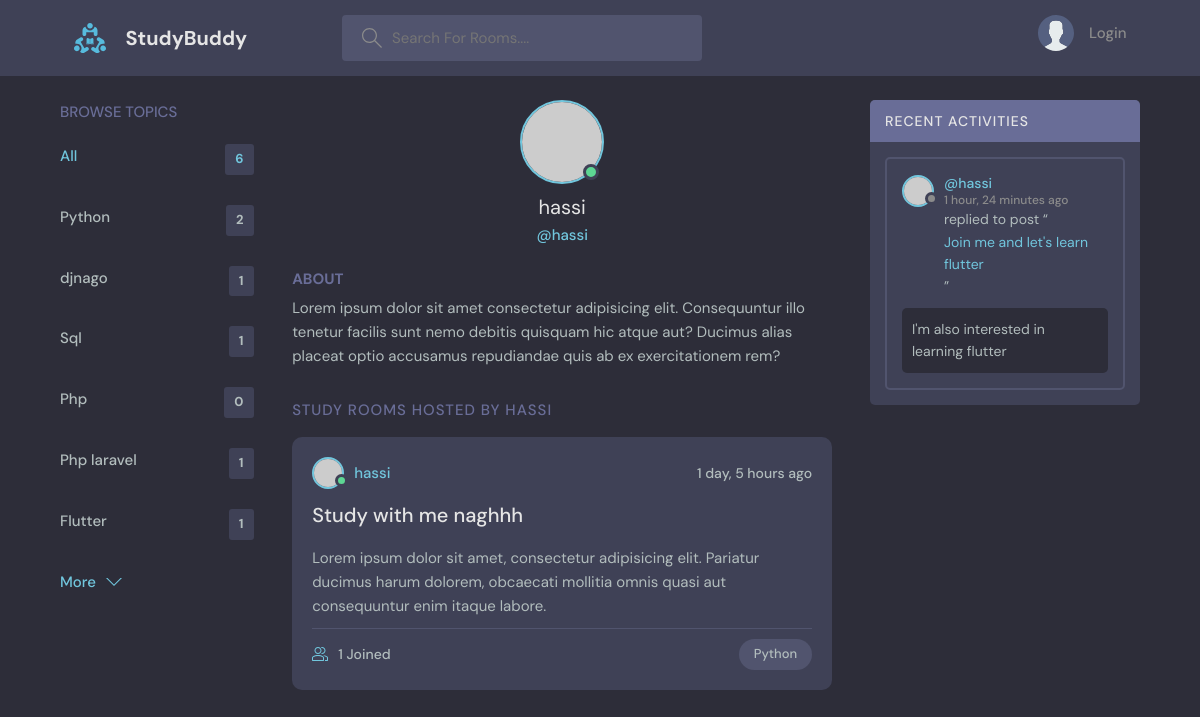
The page /profile/4/ on the database its author committed.
### base/models.py (models this page shows, shortened)
class Topic(models.Model):
    name = models.CharField(max_length=200)

class Room(models.Model):
    host = models.ForeignKey(User , on_delete=models.SET_NULL , null=True)
    topic = models.ForeignKey(Topic , on_delete=models.SET_NULL , null=True)
    name = models.CharField(max_length=200)
    description  = models.TextField(null=True , blank=True)
    participants = models.ManyToManyField(User , related_name='participants' , blank=True)
    updated = models.DateTimeField(auto_now=True)
    created = models.DateTimeField(auto_now_add = True)
    def __str__(self):
        return self.name
    class Meta:
        ordering = ['-updated' , '-created']

class Message(models.Model):
    user = models.ForeignKey(User , on_delete=models.CASCADE)
    room = models.ForeignKey(Room , on_delete=models.CASCADE)
    body = models.TextField()
    updated = models.DateTimeField(auto_now=True)
    created = models.DateTimeField(auto_now_add = True)
    def __str__(self):
        return self.body[0:50]
    class Meta:
        ordering = ['-updated' , '-created']

### base/views.py (the view)
# urls.py: path('profile/<str:pk>/' , views.user_profile , name= 'user-profile'),
def user_profile(request , pk):
    user = User.objects.get(id = pk)
    rooms = user.room_set.all()
    room_messages = user.message_set.all()
    topics = Topic.objects.all()
    context = {'user' : user , 'rooms' : rooms , 'room_messages' : room_messages , 'topics' : topics}
    return render(request , 'base/profile.html' , context)

### base/templates/base/profile.html (shortened to what this page needs)
{% extends 'main.html' %}
{% block content %}
<main class="profile-page layout layout--3">
  <div class="container">
    {% include 'base/topics_component.html' %}
    <div class="roomList">
      <div class="profile">
        <div class="profile__avatar">
          <div class="avatar avatar--large active">
            <img src="https://randomuser.me/api/portraits/men/11.jpg" />
          </div>
        </div>
        <div class="profile__info">
          <h3> {{user.username}} </h3>
          <p>@{{user.username}}</p>
        </div>
        <div class="profile__about">
          <h3>About</h3>
          <p>
            Lorem ipsum dolor sit amet consectetur adipisicing elit. Consequuntur illo tenetur
            facilis sunt nemo debitis quisquam hic atque aut? Ducimus alias placeat optio
            accusamus repudiandae quis ab ex exercitationem rem?
          </p>
        </div>
      </div>
      <div class="roomList__header">
        <div>
          <h2>Study Rooms Hosted by {{user.username}}</a>
          </h2>
        </div>
      </div>
      {% for room in rooms %}
      <div class="roomListRoom">
        <div class="roomListRoom__header">
          <a href="{% url 'user-profile' room.host.id %}" class="roomListRoom__author">
            <div class="avatar avatar--small active">
              <img src="https://randomuser.me/api/portraits/men/11.jpg" />
            </div>
            <span>{{user.username}}</span>
          </a>
          <div class="roomListRoom__actions">
            <span> {{room.created | timesince}} ago</span>
          </div>
        </div>
        <div class="roomListRoom__content">
          <a href="{% url 'room' room.id %}">{{room.name}}</a>
          <p>
            Lorem ipsum dolor sit amet, consectetur adipisicing elit. Pariatur ducimus harum
            dolorem, obcaecati mollitia omnis quasi aut consequuntur enim itaque labore.
          </p>
        </div>
        <div class="roomListRoom__meta">
          <a class="roomListRoom__joined">
            {{room.participants.all.count}} Joined
          </a>
          <p class="roomListRoom__topic">{{room.topic.name}}</p>
        </div>
      </div>
      {% endfor %}
    </div>
    {% include 'base/activity_component.html' %}
  </div>
</main>
{% endblock content %}

### base/templates/base/topics_component.html (shortened to what this page needs)
<div class="topics">
    <div class="topics__header">
      <h2>Browse Topics</h2>
    </div>
    <ul class="topics__list">
      <li>
        <a href="{% url 'home' %}" class="active">All <span>{{topics.count}}</span></a>
      </li>
      {% for topic in topics %}
      <li>
        <a href="{% url 'home' %}?q={{topic.name}}"> {{topic.name}} <span>{{topic.room_set.all.count}}</span></a>
      </li>
      {%endfor%}
    </ul>
    <a class="btn btn--link" href="{% url 'topics' %}">
      More
      <svg version="1.1" xmlns="http://www.w3.org/2000/svg" width="32" height="32" viewBox="0 0 32 32">
        <title>chevron-down</title>
        <path d="M16 21l-13-13h-3l16 16 16-16h-3l-13 13z"></path>
      </svg>
    </a>
  </div>

### base/templates/base/activity_component.html (shortened to what this page needs)
<div class="activities">
    <div class="activities__header">
      <h2>Recent Activities</h2>
    </div>
    {% for message in room_messages %}
    <div class="activities__box">
      <div class="activities__boxHeader roomListRoom__header">
        <a href="{% url 'user-profile' message.user.id %}" class="roomListRoom__author">
          <div class="avatar avatar--small">
            <img src="https://randomuser.me/api/portraits/women/11.jpg" />
          </div>
          <p>
            @{{message.user}}
            <span>{{message.created | timesince}} ago</span>
          </p>
        </a>
      </div>
      <div class="activities__boxContent">
        <p>replied to post “<a href="{% url 'room' message.room.id %}">{{message.room}}</a>”</p>
        <div class="activities__boxRoomContent">
            {{message}}
        </div>
      </div>
    </div>
    {% endfor %}
  </div>

### rows shown on the page
Topic: name "Python", room_set.all.count "2"
Topic: name "djnago", room_set.all.count "1"
Topic: name "Sql", room_set.all.count "1"
Topic: name "Php", room_set.all.count "0"
Topic: name "Php laravel", room_set.all.count "1"
Topic: name "Flutter", room_set.all.count "1"
Room: created "1 day, 5 hours", name "Study with me naghhh", participants.all.count "1", topic.name "Python"
Message: user "hassi", created "1 hour, 24 minutes", room "Join me and let's learn flutter", body "I'm also interested in learning flutter"

### other values the page prints
{{ topics.count }} "6"
{{ user.username }} "hassi"
{{ user.username }} "HASSI"
